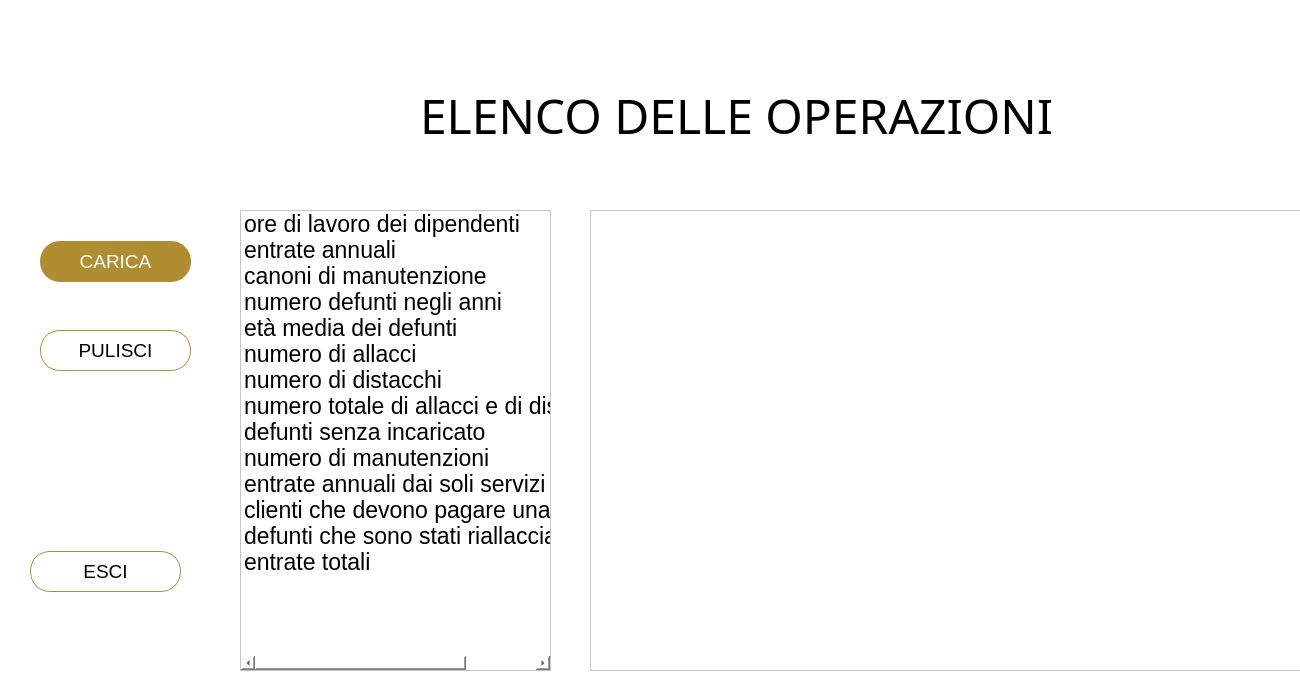
<?xml version="1.0" encoding="UTF-8"?>
<ui version="4.0">
 <class>Dialog</class>
 <widget class="QDialog" name="Dialog">
  <property name="geometry">
   <rect>
    <x>0</x>
    <y>0</y>
    <width>1300</width>
    <height>700</height>
   </rect>
  </property>
  <property name="windowTitle">
   <string>Dialog</string>
  </property>
  <widget class="QWidget" name="bgwidget" native="true">
   <property name="geometry">
    <rect>
     <x>0</x>
     <y>0</y>
     <width>1500</width>
     <height>800</height>
    </rect>
   </property>
   <property name="styleSheet">
    <string notr="true">background-color: rgb(255, 255, 255);</string>
   </property>
   <widget class="QLabel" name="label">
    <property name="geometry">
     <rect>
      <x>420</x>
      <y>70</y>
      <width>671</width>
      <height>91</height>
     </rect>
    </property>
    <property name="font">
     <font>
      <family>Bangla MN</family>
      <pointsize>36</pointsize>
      <weight>50</weight>
      <italic>false</italic>
      <bold>false</bold>
     </font>
    </property>
    <property name="styleSheet">
     <string notr="true">font: 36pt;

color: rgb(0,0,0);</string>
    </property>
    <property name="text">
     <string>ELENCO DELLE OPERAZIONI</string>
    </property>
   </widget>
   <widget class="QPushButton" name="btnCancella">
    <property name="geometry">
     <rect>
      <x>40</x>
      <y>330</y>
      <width>151</width>
      <height>41</height>
     </rect>
    </property>
    <property name="styleSheet">
     <string notr="true">border-radius:20px;
font: 14pt;
border: 1px solid rgb(176, 141, 48);</string>
    </property>
    <property name="text">
     <string>PULISCI</string>
    </property>
   </widget>
   <widget class="QPushButton" name="carica">
    <property name="geometry">
     <rect>
      <x>40</x>
      <y>241</y>
      <width>151</width>
      <height>41</height>
     </rect>
    </property>
    <property name="styleSheet">
     <string notr="true">border-radius:20px;
background-color: rgb(176, 141, 48);
font: 14pt;
color: rgb(255, 255, 255);</string>
    </property>
    <property name="text">
     <string>CARICA</string>
    </property>
   </widget>
   <widget class="QPushButton" name="btnEsci">
    <property name="geometry">
     <rect>
      <x>30</x>
      <y>551</y>
      <width>151</width>
      <height>41</height>
     </rect>
    </property>
    <property name="styleSheet">
     <string notr="true">border-radius:20px;
font: 14pt;
border: 1px solid rgb(176, 141, 48);</string>
    </property>
    <property name="text">
     <string>ESCI</string>
    </property>
   </widget>
   <widget class="QTableWidget" name="tableWidget">
    <property name="geometry">
     <rect>
      <x>590</x>
      <y>210</y>
      <width>805</width>
      <height>461</height>
     </rect>
    </property>
    <property name="styleSheet">
     <string notr="true">background: rgb(255,255,255);
</string>
    </property>
   </widget>
   <widget class="QListWidget" name="listWidget">
    <property name="geometry">
     <rect>
      <x>240</x>
      <y>210</y>
      <width>311</width>
      <height>461</height>
     </rect>
    </property>
    <property name="font">
     <font>
      <pointsize>17</pointsize>
      <weight>50</weight>
      <italic>false</italic>
      <bold>false</bold>
      <strikeout>false</strikeout>
      <kerning>true</kerning>
     </font>
    </property>
    <property name="viewMode">
     <enum>QListView::ListMode</enum>
    </property>
    <property name="batchSize">
     <number>100</number>
    </property>
    <item>
     <property name="text">
      <string>ore di lavoro dei dipendenti</string>
     </property>
    </item>
    <item>
     <property name="text">
      <string>entrate annuali</string>
     </property>
    </item>
    <item>
     <property name="text">
      <string>canoni di manutenzione</string>
     </property>
    </item>
    <item>
     <property name="text">
      <string>numero defunti negli anni</string>
     </property>
    </item>
    <item>
     <property name="text">
      <string>età media dei defunti</string>
     </property>
    </item>
    <item>
     <property name="text">
      <string>numero di allacci</string>
     </property>
    </item>
    <item>
     <property name="text">
      <string>numero di distacchi</string>
     </property>
    </item>
    <item>
     <property name="text">
      <string>numero totale di allacci e di distacchi</string>
     </property>
    </item>
    <item>
     <property name="text">
      <string>defunti senza incaricato</string>
     </property>
    </item>
    <item>
     <property name="text">
      <string>numero di manutenzioni</string>
     </property>
    </item>
    <item>
     <property name="text">
      <string>entrate annuali dai soli servizi aggiuntivi</string>
     </property>
    </item>
    <item>
     <property name="text">
      <string>clienti che devono pagare una fattura</string>
     </property>
    </item>
    <item>
     <property name="text">
      <string>defunti che sono stati riallacciati</string>
     </property>
    </item>
    <item>
     <property name="text">
      <string>entrate totali</string>
     </property>
    </item>
   </widget>
  </widget>
 </widget>
 <resources>
  <include location="../source.qrc"/>
 </resources>
 <connections/>
</ui>
